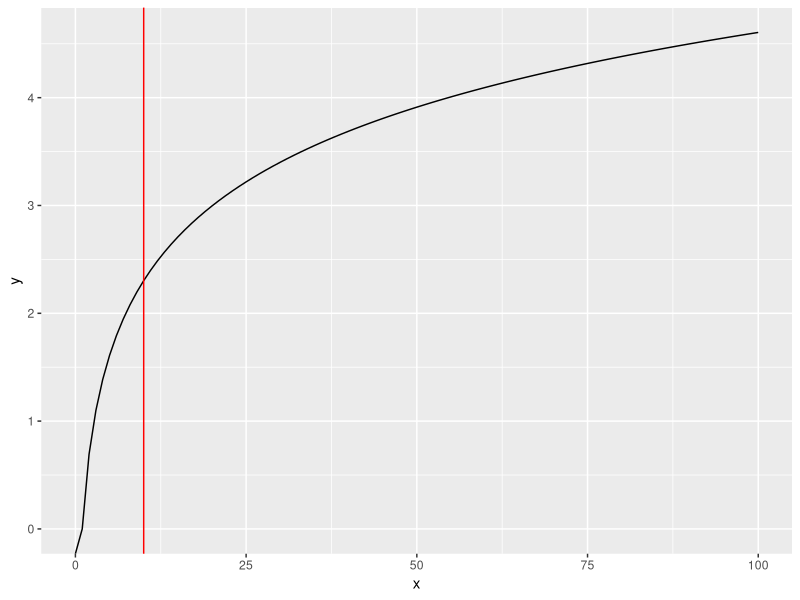
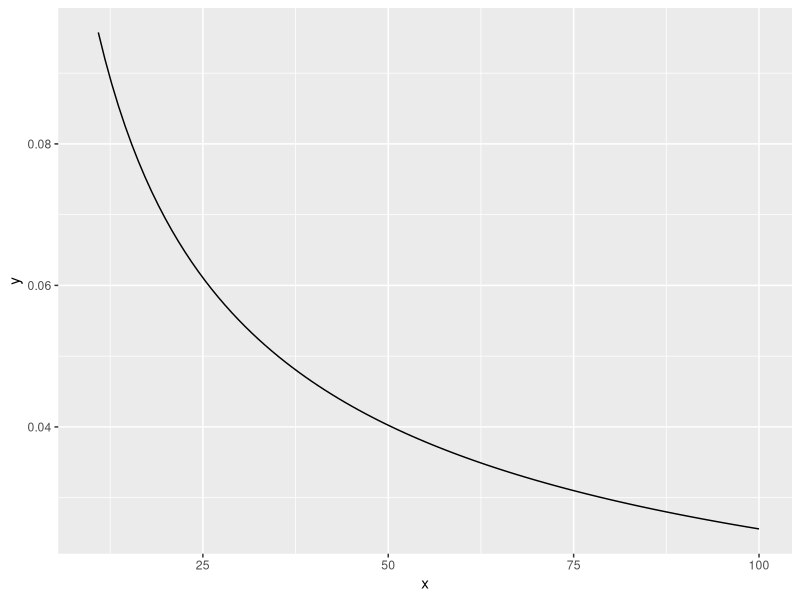
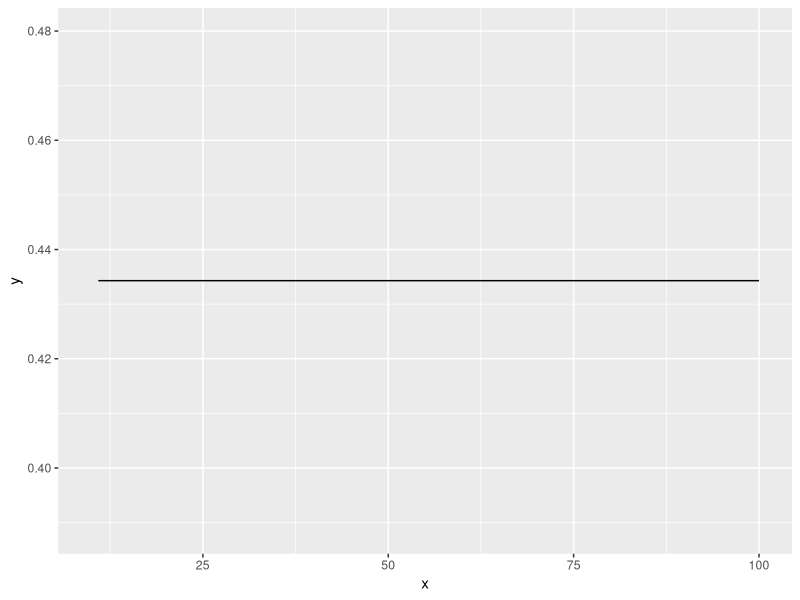

Generate these figures, in order, with R:
## ---- chunk 1
library(ggplot2)
library(dplyr)
## ---- chunk 2
myfunc <- function(x, a=1, b=30){
  # out <- a * x / (x + b)
  out <- a * log(x)
  return(out)
}
ggplot(data = tibble(x = 0), aes(x = x)) +
  stat_function(fun = myfunc) + 
  xlim(0,100) +
  geom_vline(xintercept = 10, col = "red")
## ---- chunk 3
beta_approx <- function(x1, x0 = 10){
  out <- (myfunc(x1) - myfunc(x0))/(x1 - x0)
  return(out)
}
ggplot(data = tibble(x = 0), aes(x = x)) +
  stat_function(fun = beta_approx) + 
  xlim(10,100)
## ---- chunk 4
beta_log_approx <- function(x1, x0 = 10){
  out <- (myfunc(x1)/myfunc(x0) - 1)/log(x1/x0)
  return(out)
}
ggplot(data = tibble(x = 0), aes(x = x)) +
  stat_function(fun = beta_log_approx) + 
  xlim(10,100)
